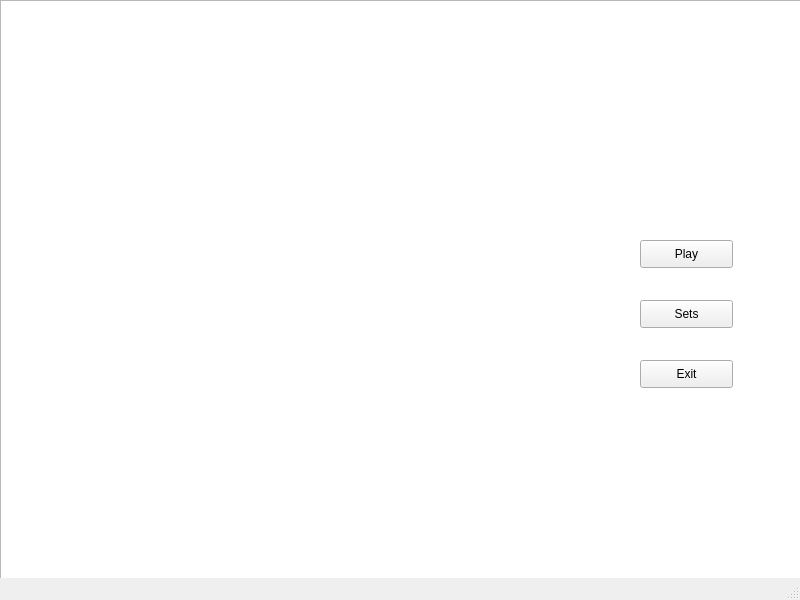
<?xml version="1.0" encoding="UTF-8"?>
<ui version="4.0">
 <class>MainWindow</class>
 <widget class="QMainWindow" name="MainWindow">
  <property name="geometry">
   <rect>
    <x>0</x>
    <y>0</y>
    <width>800</width>
    <height>600</height>
   </rect>
  </property>
  <property name="windowTitle">
   <string>MainWindow</string>
  </property>
  <widget class="QWidget" name="centralwidget">
   <widget class="QTableView" name="tableView">
    <property name="geometry">
     <rect>
      <x>0</x>
      <y>0</y>
      <width>801</width>
      <height>611</height>
     </rect>
    </property>
    <property name="styleSheet">
     <string notr="true">border-image: url(:/jpg/other_file/cover.jpg);</string>
    </property>
   </widget>
   <widget class="QPushButton" name="playButton">
    <property name="geometry">
     <rect>
      <x>640</x>
      <y>240</y>
      <width>93</width>
      <height>28</height>
     </rect>
    </property>
    <property name="text">
     <string>Play</string>
    </property>
   </widget>
   <widget class="QPushButton" name="setButton">
    <property name="geometry">
     <rect>
      <x>640</x>
      <y>300</y>
      <width>93</width>
      <height>28</height>
     </rect>
    </property>
    <property name="text">
     <string>Sets</string>
    </property>
   </widget>
   <widget class="QPushButton" name="exitButton">
    <property name="geometry">
     <rect>
      <x>640</x>
      <y>360</y>
      <width>93</width>
      <height>28</height>
     </rect>
    </property>
    <property name="text">
     <string>Exit</string>
    </property>
   </widget>
  </widget>
  <widget class="QMenuBar" name="menubar">
   <property name="geometry">
    <rect>
     <x>0</x>
     <y>0</y>
     <width>800</width>
     <height>26</height>
    </rect>
   </property>
  </widget>
  <widget class="QStatusBar" name="statusbar"/>
 </widget>
 <resources/>
 <connections>
  <connection>
   <sender>exitButton</sender>
   <signal>clicked()</signal>
   <receiver>MainWindow</receiver>
   <slot>close()</slot>
   <hints>
    <hint type="sourcelabel">
     <x>686</x>
     <y>399</y>
    </hint>
    <hint type="destinationlabel">
     <x>399</x>
     <y>299</y>
    </hint>
   </hints>
  </connection>
 </connections>
</ui>
